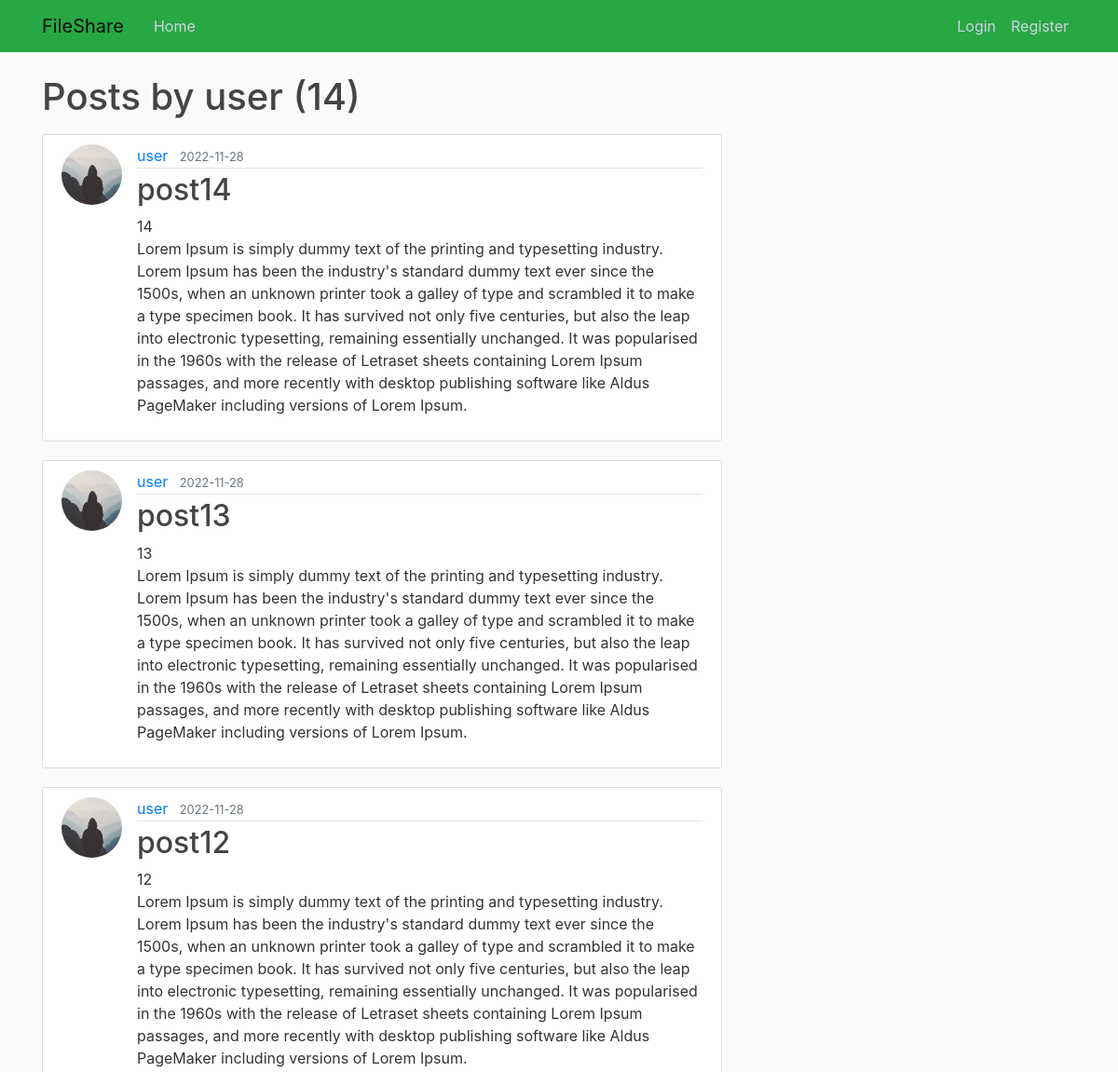
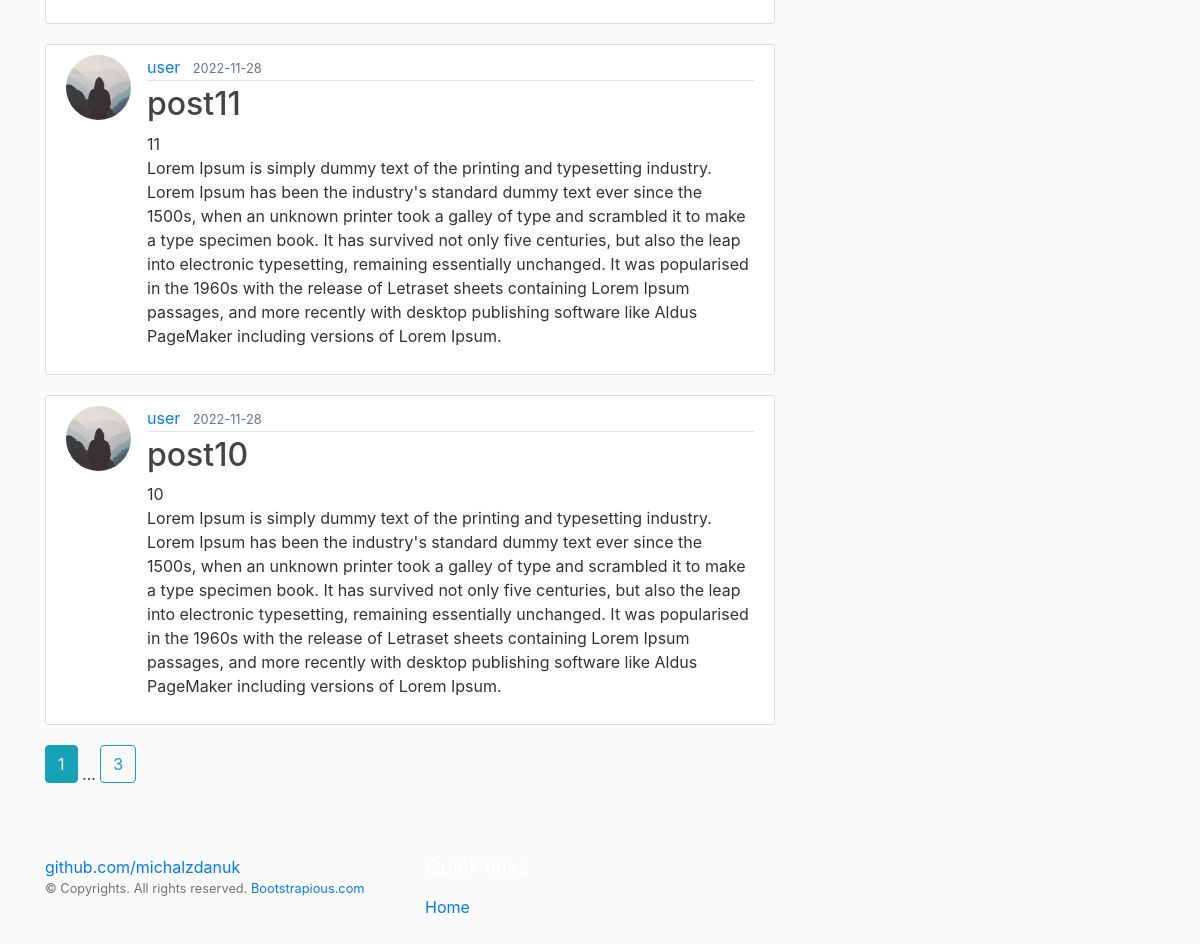
The app's page /user/user with its own data (2 pictures, top to bottom).
### flaskapp/models.py (models this page shows, shortened)
class User(db.Model, UserMixin):
    id = db.Column(db.Integer, primary_key=True)
    username = db.Column(db.String(20), unique=True, nullable=False)
    email = db.Column(db.String(120), unique=True, nullable=False)
    image_file = db.Column(db.String(20), nullable=False, default='default.jpg')
    password = db.Column(db.String(60), nullable=False)
    posts = db.relationship('Post', backref='author', lazy=True)

class Post(db.Model):
    id = db.Column(db.Integer, primary_key=True)
    title = db.Column(db.String(100), nullable=False)
    date_posted = db.Column(db.DateTime, nullable=False, default=datetime.utcnow)
    content = db.Column(db.Text, nullable=False)
    user_id = db.Column(db.Integer, db.ForeignKey('user.id'), nullable=False)

### flaskapp/routes.py (the view)
@app.route("/user/<string:username>")
def user_posts(username):
    page = request.args.get('page', 1, type=int)
    user = User.query.filter_by(username=username).first_or_404()
    posts = Post.query.filter_by(author=user)\
        .order_by(Post.date_posted.desc())\
        .paginate(page=page,per_page=5)
    return render_template('user_posts.html', posts=posts, user=user)

### flaskapp/templates/user_posts.html
{% extends "layout.html" %}
{% block content %}
    <h1 class="mb-3">Posts by {{ user.username }} ({{ posts.total }})</h1>
    {% for post in posts.items %}
        <article class="media content-section">
            <img class="rounded-circle article-img" src="{{ url_for('static', filename='profile_pics/') + post.author.image_file }}">
            <div class="media-body">
            <div class="article-metadata">
                <a class="mr-2" href="{{ url_for('user_posts', username=post.author.username) }}">{{ post.author.username }}</a>
                <small class="text-muted">{{ post.date_posted.strftime('%Y-%m-%d') }}</small>
            </div>
            <h2><a class="article-title" href="{{ url_for('post', post_id=post.id) }}">{{ post.title }}</a></h2>
            <p class="article-content">{{ post.content }}</p>
            </div>
        </article>
    {% endfor %}
    {% for page_num in posts.iter_pages(left_edge=1, right_edge=1, left_current=1, right_current=1) %}
        {% if page_num %}
            {% if posts.page == page_num %}
                <a class="btn btn-info mb-4" href="{{url_for('user_posts', username=user.username, page=page_num) }}">{{ page_num }}</a>
            {% else %}
                <a class="btn btn-outline-info mb-4" href="{{url_for('user_posts', username=user.username, page=page_num) }}">{{ page_num }}</a>
            {% endif %}
        {% else %}
            ...
        {% endif %}
    {% endfor %}
{% endblock content %}

### flaskapp/static/main.css (style rules this page uses)
body { background: #fafafa; color: #333333; margin-top: 5rem; }
h1,h2,h3,h4,h5,h6 { color: #444444; }
.content-section { background: #ffffff; padding: 10px 20px; border: 1px solid #dddddd; border-radius: 3px; margin-bottom: 20px; }
.article-title { color: #444444; }
.article-content { white-space: pre-line; }
.article-img { height: 65px; width: 65px; margin-right: 16px; }
.article-metadata { padding-bottom: 1px; margin-bottom: 4px; border-bottom: 1px solid #e3e3e3 }

### records on screen
User: username "user"
Post: image_file (placeholder picture), author.username "user", date_posted "2022-11-28", title "post14", content "14 Lorem Ipsum is simply dummy text of the printing and typesetting industry. Lorem Ipsum has been the industry's standard dummy text ever since the 1500s, when an unknown printer took a galley of type and scrambled it to make a type specimen book. It has survived not only five centuries, but also the leap into electronic typesetting, remaining essentially unchanged. It was popularised in the 1960s with the release of Letraset sheets containing Lorem Ipsum passages, and more recently with desktop publishing software like Aldus PageMaker including versions of Lorem Ipsum."
Post: image_file (placeholder picture), author.username "user", date_posted "2022-11-28", title "post13", content "13 Lorem Ipsum is simply dummy text of the printing and typesetting industry. Lorem Ipsum has been the industry's standard dummy text ever since the 1500s, when an unknown printer took a galley of type and scrambled it to make a type specimen book. It has survived not only five centuries, but also the leap into electronic typesetting, remaining essentially unchanged. It was popularised in the 1960s with the release of Letraset sheets containing Lorem Ipsum passages, and more recently with desktop publishing software like Aldus PageMaker including versions of Lorem Ipsum."
Post: image_file (placeholder picture), author.username "user", date_posted "2022-11-28", title "post12", content "12 Lorem Ipsum is simply dummy text of the printing and typesetting industry. Lorem Ipsum has been the industry's standard dummy text ever since the 1500s, when an unknown printer took a galley of type and scrambled it to make a type specimen book. It has survived not only five centuries, but also the leap into electronic typesetting, remaining essentially unchanged. It was popularised in the 1960s with the release of Letraset sheets containing Lorem Ipsum passages, and more recently with desktop publishing software like Aldus PageMaker including versions of Lorem Ipsum."
Post: image_file (placeholder picture), author.username "user", date_posted "2022-11-28", title "post11", content "11 Lorem Ipsum is simply dummy text of the printing and typesetting industry. Lorem Ipsum has been the industry's standard dummy text ever since the 1500s, when an unknown printer took a galley of type and scrambled it to make a type specimen book. It has survived not only five centuries, but also the leap into electronic typesetting, remaining essentially unchanged. It was popularised in the 1960s with the release of Letraset sheets containing Lorem Ipsum passages, and more recently with desktop publishing software like Aldus PageMaker including versions of Lorem Ipsum."
Post: image_file (placeholder picture), author.username "user", date_posted "2022-11-28", title "post10", content "10 Lorem Ipsum is simply dummy text of the printing and typesetting industry. Lorem Ipsum has been the industry's standard dummy text ever since the 1500s, when an unknown printer took a galley of type and scrambled it to make a type specimen book. It has survived not only five centuries, but also the leap into electronic typesetting, remaining essentially unchanged. It was popularised in the 1960s with the release of Letraset sheets containing Lorem Ipsum passages, and more recently with desktop publishing software like Aldus PageMaker including versions of Lorem Ipsum."

### other values on screen
{{ posts.total }} "14"
{{ page_num }} "1"
{{ page_num }} "3"
